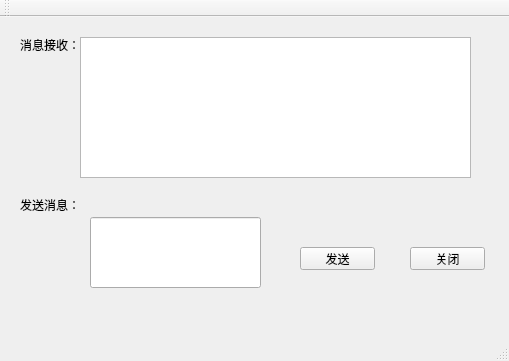
<?xml version="1.0" encoding="UTF-8"?>
<ui version="4.0">
 <class>MainWindow</class>
 <widget class="QMainWindow" name="MainWindow">
  <property name="geometry">
   <rect>
    <x>0</x>
    <y>0</y>
    <width>509</width>
    <height>361</height>
   </rect>
  </property>
  <property name="windowTitle">
   <string>MainWindow</string>
  </property>
  <widget class="QWidget" name="centralWidget">
   <widget class="QPushButton" name="pushButton">
    <property name="geometry">
     <rect>
      <x>300</x>
      <y>230</y>
      <width>75</width>
      <height>23</height>
     </rect>
    </property>
    <property name="text">
     <string>发送</string>
    </property>
   </widget>
   <widget class="QTextEdit" name="textEdit">
    <property name="geometry">
     <rect>
      <x>80</x>
      <y>20</y>
      <width>391</width>
      <height>141</height>
     </rect>
    </property>
   </widget>
   <widget class="QLabel" name="label">
    <property name="geometry">
     <rect>
      <x>20</x>
      <y>20</y>
      <width>71</width>
      <height>16</height>
     </rect>
    </property>
    <property name="text">
     <string>消息接收：</string>
    </property>
   </widget>
   <widget class="QLabel" name="label_2">
    <property name="geometry">
     <rect>
      <x>20</x>
      <y>180</y>
      <width>61</width>
      <height>16</height>
     </rect>
    </property>
    <property name="text">
     <string>发送消息：</string>
    </property>
   </widget>
   <widget class="QPushButton" name="pushButton_2">
    <property name="geometry">
     <rect>
      <x>410</x>
      <y>230</y>
      <width>75</width>
      <height>23</height>
     </rect>
    </property>
    <property name="text">
     <string>关闭</string>
    </property>
   </widget>
   <widget class="QLineEdit" name="lineEdit">
    <property name="geometry">
     <rect>
      <x>90</x>
      <y>200</y>
      <width>171</width>
      <height>71</height>
     </rect>
    </property>
   </widget>
  </widget>
  <widget class="QMenuBar" name="menuBar">
   <property name="geometry">
    <rect>
     <x>0</x>
     <y>0</y>
     <width>509</width>
     <height>23</height>
    </rect>
   </property>
  </widget>
  <widget class="QToolBar" name="mainToolBar">
   <attribute name="toolBarArea">
    <enum>TopToolBarArea</enum>
   </attribute>
   <attribute name="toolBarBreak">
    <bool>false</bool>
   </attribute>
  </widget>
  <widget class="QStatusBar" name="statusBar"/>
 </widget>
 <layoutdefault spacing="6" margin="11"/>
 <resources/>
 <connections/>
</ui>
